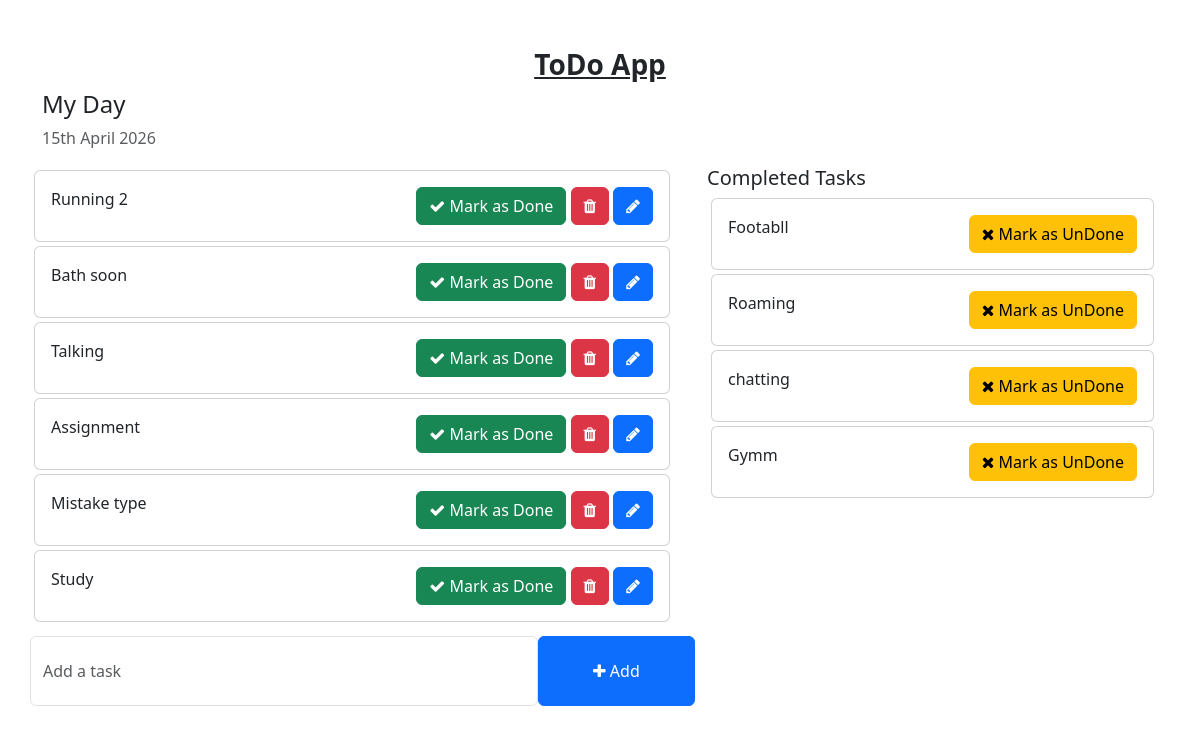
The page / on the database its author committed.
### todo/models.py (models this page shows, shortened)
class Task(models.Model):
    task = models.CharField(max_length = 250)
    is_completed = models.BooleanField(default= False)
    created_at = models.DateTimeField(auto_now_add=True)
    updated_at = models.DateField(auto_now=True)

### todo_main/views.py (the view)
# urls.py: 2. Add a URL to urlpatterns:  path('', views.home, name='home')
def home(request):
    tasks= Task.objects.filter(is_completed = False). order_by('-updated_at')
    completed_tasks = Task.objects.filter(is_completed= True)
    context = {
        'tasks' : tasks,
        'completed_tasks' : completed_tasks,
    }
    return render(request, 'home.html' , context)

### templates/home.html (shortened to what this page needs)
<!DOCTYPE html>
<html lang="en">
<head>
    <link href="https://cdn.jsdelivr.net/npm/bootstrap@5.3.0-alpha1/dist/css/bootstrap.min.css" rel="stylesheet"
>
    <link rel="stylesheet" href="https://cdnjs.cloudflare.com/ajax/libs/font-awesome/4.7.0/css/font-awesome.min.css">
</head>
<body>
    <div class="container">
        <h3 class="pt-5 text-center"> <b> <u>ToDo App </u> </b> </h3>
        <div class="row">
            <h4>My Day</h4>
            <p class="text-muted">{% now "jS F Y" %}</p>
            <div class="col-md-7 col-lg-7 p-0">
                <div class="left-panel">
                    <div class="task-list">
                        {% for i in tasks %}
                        <div class="card m-1">
                            <div class="card-body">
                                {{ i.task }}
                                <span style="position: relative; float: right;">
                                    <a href="{% url 'mark_as_done' i.pk %}" class="btn btn-success"><i
                                            class="fa fa-check"></i> Mark as Done</a>
                                    <a href="{% url 'delete_task' i.pk %}" class="btn btn-danger"><i class="fa fa-trash"></i></a>
                                    <a href="{% url 'edit_task' i.pk %}" class="btn btn-primary"><i class="fa fa-pencil"></i></a>
                                </span>
                            </div>
                        </div>
                        {% endfor %}
                    </div>
                    <div class="add-task-bar">
                        <form action="{% url 'addTask' %}" method="POST">
                            <div class="form-group">
                                <span style="display: flex;">
                                    <input type="text" name="task" class="form-control" placeholder="Add a task">
                                    <button type="submit" class="btn btn-primary" style="width: 200px;"><i
                                            class="fa fa-plus"></i>
                                        Add</button>
                                </span>
                            </div>
                        </form>
                    </div>
                </div>
            </div>
            <div class="col-md-5 col-lg-5">
                <h5>Completed Tasks</h5>
                {% for i in completed_tasks %}
                <div class="card m-1">
                    <div class="card-body">
                        {{ i.task }}
                        <span style="position: relative; float: right;">
                            <a href="{% url 'mark_as_Undone' i.pk %}" class="btn btn-warning"><i class="fa fa-times"></i>
                                Mark as UnDone</a>
                        </span>
                    </div>
                </div>
                {% endfor %}
            </div>
        </div>
    </div>
</body>
</html>

### templates/home.html (style rules this page uses)
.form-control { padding: 1.375rem .75rem !important; }
.task-list { flex: 1; min-height: 0; overflow-y: auto; overflow-x: hidden; scrollbar-gutter: stable; background: #ffffff; border-radius: 12px; padding-right: 6px; scrollbar-width: auto; scrollbar-color: #6b7280 #e5e7eb; }
.task-list .card { margin-right: 4px; }
.left-panel { height: 540px; display: flex; flex-direction: column; }
.add-task-bar { position: sticky; bottom: 0; background: #ffffff; padding-top: 12px; z-index: 2; }

### rows shown on the page
Task: task "Running 2"
Task: task "Bath soon"
Task: task "Talking"
Task: task "Assignment"
Task: task "Mistake type"
Task: task "Study"
Task: task "Footabll"
Task: task "Roaming"
Task: task "chatting"
Task: task "Gymm"
